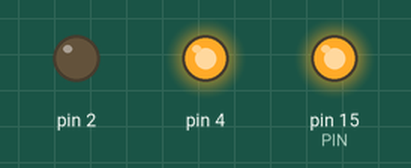
The sketch below on a simulated Arduino Uno, built with avr-gcc and run on an emulated ATmega328P. Shown: output pins drawn as LEDs (lit = HIGH).

Above: at 0.2 s.
At 5.7 s:
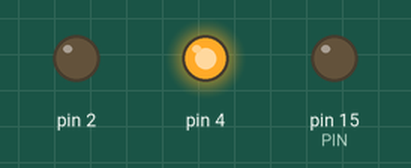
At 11.5 s:
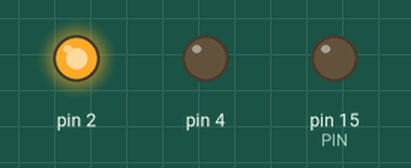
Timing chart, 0 to 15.6 s (numbered marks = the images above):
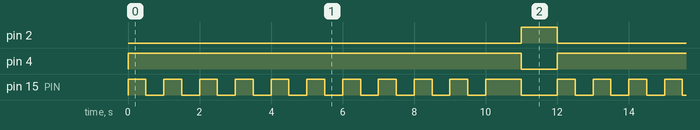

Measured:
- by itself, pin 2: alternates HIGH for 1.0 s and LOW for 11.0 s
- by itself, pin 4: alternates HIGH for 11.0 s and LOW for 1.0 s
- by itself, pin 15 (PIN): moves between LOW and HIGH, repeating every 12.0 s

The sketch:

demo01.ino
```cpp
#define PIN 15
void setup() {
  pinMode(PIN, OUTPUT);
  pinMode(4, OUTPUT);
  pinMode(2, OUTPUT);
}
void loop() {
  digitalWrite(4, HIGH);
  digitalWrite(2, LOW);
  for(int i=0;i<=9;i++){
    digitalWrite(PIN, HIGH);
    delay(500);
    digitalWrite(PIN, LOW);
    delay(500);
  }
  digitalWrite(PIN, HIGH);
  delay(1000);
  digitalWrite(PIN, LOW);
  digitalWrite(4, LOW);
  digitalWrite(2, HIGH);
  delay(1000);
}
```
